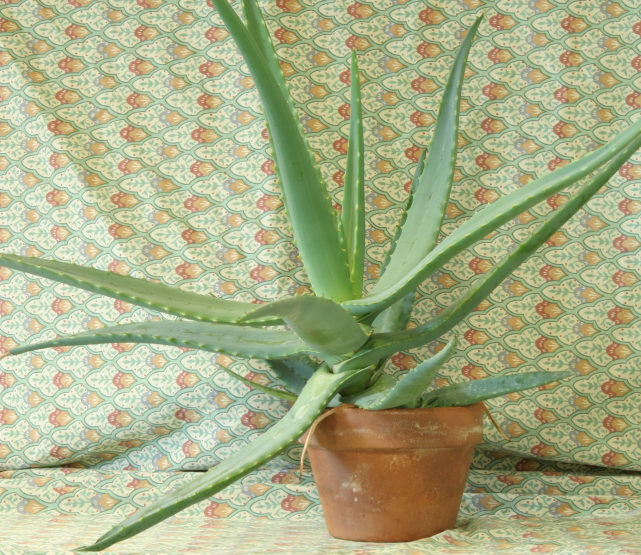
//> input picture histo/file.jpg, 1282 x 1110 px (shown at 1/2 size)
$ ./histogram-calculation   (built with g++ and OpenCV 4)
//> lines starting //> are read from the running program, lines starting //| are printed output that depends on the picture; after the words box and inside, x2 and y2 are one past the last pixel; in counts of white or black regions, pixels touching at a corner belong together
#include "opencv2/objdetect/objdetect.hpp"
#include "opencv2/highgui/highgui.hpp"
#include "opencv2/imgproc/imgproc.hpp"
#include <iostream>

using namespace std;
using namespace cv;

int main(int, char**)
{
    Mat gray=imread("file.jpg",0);
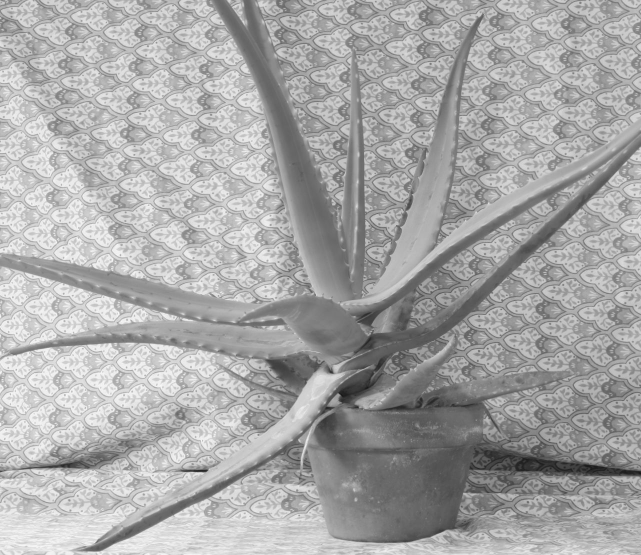
//> gray: 1110 rows x 1282 cols, CV_8UC1 (shown at 1/2 size); min 18, max 255, mean 167.8
    namedWindow( "Gray", 1 ) ;
    imshow( "Gray", gray );

    // Initialize parameters
    int histSize = 256;    // bin size
    float range[] = { 0, 255 };
    const float *ranges[] = { range };

    // Calculate histogram
    MatND hist;
    calcHist( &gray, 1, 0, Mat(), hist, 1, &histSize, ranges, true, false );
//> hist = 256 values, max 14111 at index 198, min 0 at index 0, mean 5558.6

    // Show the calculated histogram in command window
    double total;
    total = gray.rows * gray.cols;
//> total = 1423020
    for( int h = 0; h < histSize; h++ )
         {
            float binVal = hist.at<float>(h);
            cout<<" "<<binVal;
         }
//> this loop made 256 passes
//> binVal on passes 1 to 3: 0, 0, 0
//|  0 0 0 0 0 0 0 0
//> (output is shown up to pass 8 of 256)

    // Plot the histogram
    int hist_w = 512; int hist_h = 400;
    int bin_w = cvRound( (double) hist_w/histSize );

    Mat histImage( hist_h, hist_w, CV_8UC1, Scalar( 0,0,0) );
    normalize(hist, hist, 0, histImage.rows, NORM_MINMAX, -1, Mat() );
//> hist = 256 values, max 400 at index 198, min 0 at index 0, mean 157.6

    for( int i = 1; i < histSize; i++ )
    {
      line( histImage, Point( bin_w*(i-1), hist_h - cvRound(hist.at<float>(i-1)) ) ,
                       Point( bin_w*(i), hist_h - cvRound(hist.at<float>(i)) ),
                       Scalar( 255, 0, 0), 2, 8, 0  );
    }
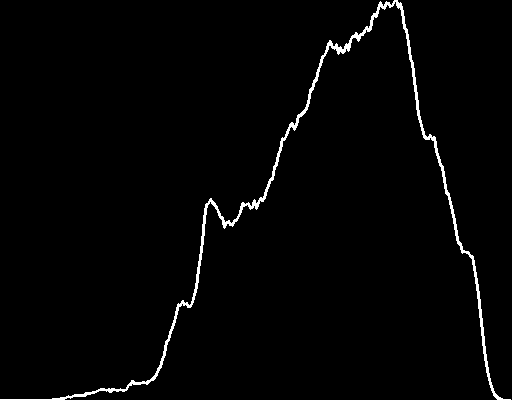
//> histImage: 400 rows x 512 cols, CV_8UC1; 1.7% white; 1 white region, box (x1, y1, x2, y2) and area: (0, 0, 511, 400) 3477

    namedWindow( "Result", 1 );    imshow( "Result", histImage );

    waitKey(0);
    return 0;
}
